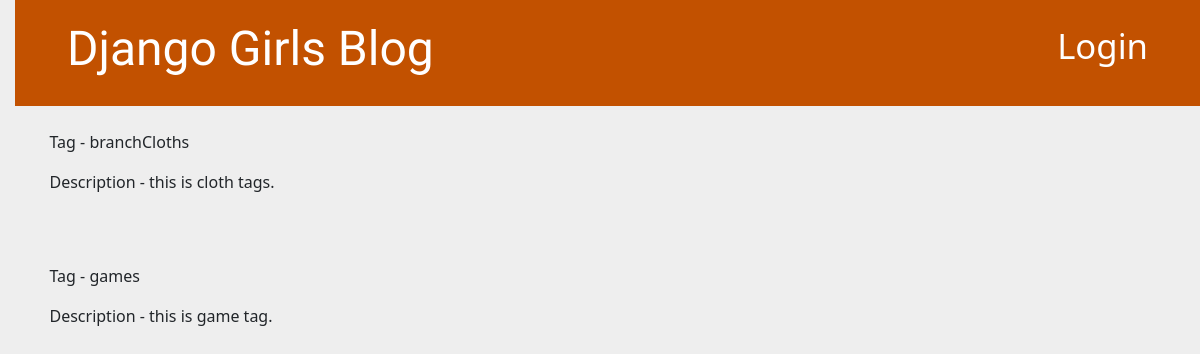
/tags, run on an earlier commit of the app's database.
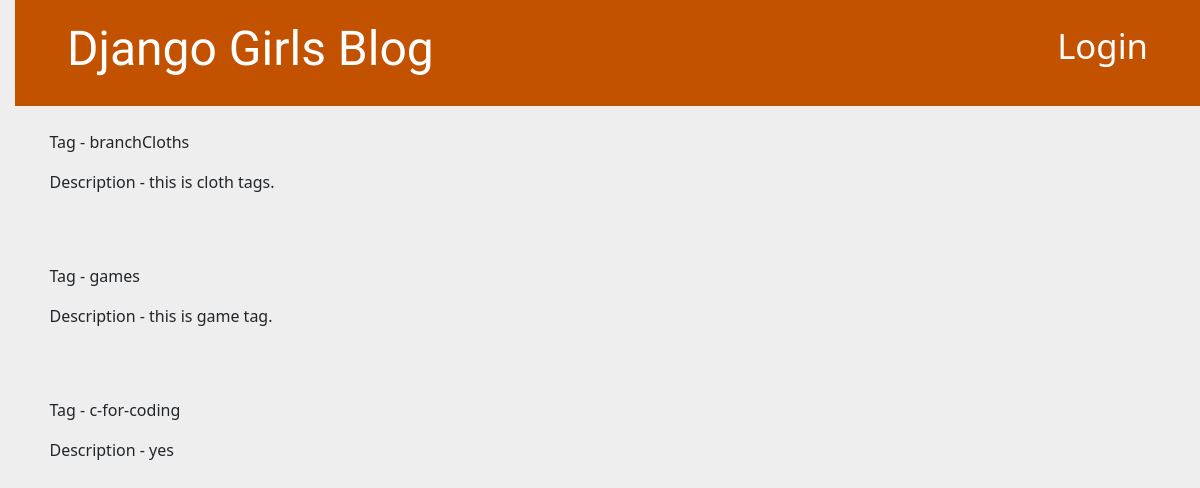
And on a later commit of the database.
### blog/models.py (models this page shows, shortened)
class Tag(models.Model):
    name = models.CharField(max_length=60)
    desc = models.TextField()
    slug = AutoSlugField(populate_from='name', unique=True)

### blog/views.py (the view)
# urls.py: path('tags', views.tag_list, name="tag_list"),
def tag_list(request):
    tags = Tag.objects.all()
    return render(request, 'tag/tag_list.html', {'tags': tags})

### blog/templates/tag/tag_list.html
{% extends 'blog/base.html' %}
{% block content %}
    {% for tag in tags.all %}
        <article class="post mt-4">
            <p>Tag - {{ tag.name }}</p>
            <p>Description - {{tag.desc}}</p>
        </article>
    {% endfor %}
{% endblock %}

What changed in the data, as far as the page shows it:
added Tag: name "c-for-coding", desc "yes"
